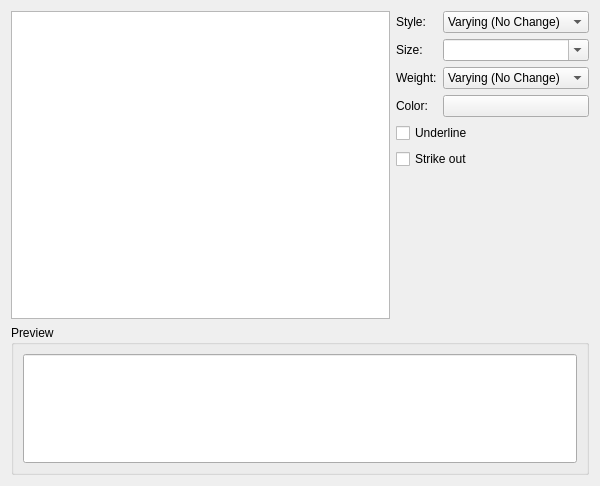
<ui version="4.0" >
 <author>The KCells Team &lt;koffice-devel@kde.org></author>
 <comment>This file is part of the KDE project
Copyright (C) 2006 The KCells Team &lt;koffice-devel@kde.org>

This library is free software; you can redistribute it and/or
modify it under the terms of the GNU Library General Public
License as published by the Free Software Foundation; either
version 2 of the License, or (at your option) any later version.

This library is distributed in the hope that it will be useful,
but WITHOUT ANY WARRANTY; without even the implied warranty of
MERCHANTABILITY or FITNESS FOR A PARTICULAR PURPOSE.  See the
GNU Library General Public License for more details.

You should have received a copy of the GNU Library General Public
License along with this library; see the file COPYING.LIB.  If not,
write to the Free Software Foundation, Inc., 51 Franklin Street,
Fifth Floor, Boston, MA 02110-1301, USA.</comment>
 <class>FontWidget</class>
 <widget class="QWidget" name="FontWidget" >
  <property name="geometry" >
   <rect>
    <x>0</x>
    <y>0</y>
    <width>600</width>
    <height>486</height>
   </rect>
  </property>
  <property name="whatsThis" >
   <string>You can select here the font style, size and color, including some additional options like underlined or stroke out text for the current cell text. The lower part of the page gives a preview of the selected text format.
The default font is set for all cells in the Format -> Style Manager menu with the currently used style.</string>
  </property>
  <layout class="QGridLayout" >
   <item row="0" column="1" >
    <layout class="QGridLayout" >
     <item row="0" column="1" >
      <widget class="KComboBox" name="style_combo" >
       <property name="whatsThis" >
        <string>Choose the style for your font for the currently selected cells. When you select several cells with different styles, the displayed style is set to Varying (No Change) and leaving it that way will keep all your current style settings for each cell. Changing to Roman for example will change all the selected cells style text to Roman.</string>
       </property>
       <property name="insertPolicy" >
        <enum>QComboBox::InsertAtBottom</enum>
       </property>
       <item>
        <property name="text" >
         <string>Varying (No Change)</string>
        </property>
       </item>
       <item>
        <property name="text" >
         <string>Roman</string>
        </property>
       </item>
       <item>
        <property name="text" >
         <string>Italic</string>
        </property>
       </item>
      </widget>
     </item>
     <item row="2" column="1" >
      <widget class="KComboBox" name="weight_combo" >
       <property name="whatsThis" >
        <string>Choose the weight for your font for the currently selected cells. When you select several cells with different font weight, the displayed weight is set to Varying (No Change) and leaving it that way will keep all your current weight settings for each cell. Changing to Bold for example will change all the selected cells font weight to Bold.</string>
       </property>
       <property name="insertPolicy" >
        <enum>QComboBox::InsertAtBottom</enum>
       </property>
       <item>
        <property name="text" >
         <string>Varying (No Change)</string>
        </property>
       </item>
       <item>
        <property name="text" >
         <string>Normal</string>
        </property>
       </item>
       <item>
        <property name="text" >
         <string>Bold</string>
        </property>
       </item>
      </widget>
     </item>
     <item row="3" column="0" >
      <widget class="QLabel" name="textLabel4" >
       <property name="text" >
        <string>Color:</string>
       </property>
      </widget>
     </item>
     <item row="4" column="0" colspan="2" >
      <widget class="QCheckBox" name="underline" >
       <property name="whatsThis" >
        <string>If this is checked, the current cell text wil be underlined.</string>
       </property>
       <property name="text" >
        <string>Underline</string>
       </property>
      </widget>
     </item>
     <item row="1" column="0" >
      <widget class="QLabel" name="textLabel2" >
       <property name="text" >
        <string>Size:</string>
       </property>
      </widget>
     </item>
     <item row="2" column="0" >
      <widget class="QLabel" name="textLabel3" >
       <property name="text" >
        <string>Weight:</string>
       </property>
      </widget>
     </item>
     <item row="0" column="0" >
      <widget class="QLabel" name="textLabel1" >
       <property name="text" >
        <string>Style:</string>
       </property>
      </widget>
     </item>
     <item row="3" column="1" >
      <widget class="KColorButton" name="textColorButton" >
       <property name="whatsThis" >
        <string>Choose the color for the current cell text. Clicking on the color bar will bring you the standard KDE Select Color dialog where you will be able to choose the new color.</string>
       </property>
       <property name="text" >
        <string/>
       </property>
      </widget>
     </item>
     <item row="5" column="0" colspan="2" >
      <widget class="QCheckBox" name="strike" >
       <property name="whatsThis" >
        <string>This will strike out the current cell text if this is checked.</string>
       </property>
       <property name="text" >
        <string>Strike out</string>
       </property>
      </widget>
     </item>
     <item row="1" column="1" >
      <widget class="KComboBox" name="size_combo" >
       <property name="whatsThis" >
        <string>Choose the style for your font for the currently selected cells. When you select several cells with different styles, the displayed style is set to Varying (No Change) and leaving it that way will keep all your current style settings for each cell. Changing to Roman for example will change all the selected cells style text to Roman.</string>
       </property>
       <property name="editable" >
        <bool>true</bool>
       </property>
      </widget>
     </item>
    </layout>
   </item>
   <item row="1" column="1" >
    <spacer>
     <property name="orientation" >
      <enum>Qt::Vertical</enum>
     </property>
     <property name="sizeType" >
      <enum>QSizePolicy::Expanding</enum>
     </property>
     <property name="sizeHint" >
      <size>
       <width>20</width>
       <height>41</height>
      </size>
     </property>
    </spacer>
   </item>
   <item rowspan="2" row="0" column="0" >
    <widget class="QListWidget" name="family_combo" >
     <property name="whatsThis" >
      <string>This box lists all your available font families. Click on one family to set it in the current cell.</string>
     </property>
    </widget>
   </item>
   <item row="2" column="0" colspan="2" >
    <widget class="QGroupBox" name="groupBox1" >
     <property name="title" >
      <string>Preview</string>
     </property>
     <layout class="QHBoxLayout" >
      <item>
       <widget class="KLineEdit" name="example_label" >
        <property name="sizePolicy" >
         <sizepolicy vsizetype="MinimumExpanding" hsizetype="Expanding" >
          <horstretch>0</horstretch>
          <verstretch>0</verstretch>
         </sizepolicy>
        </property>
        <property name="whatsThis" >
         <string>You can see a preview of the font you are choosing for the current cell.</string>
        </property>
        <property name="alignment" >
         <set>Qt::AlignHCenter</set>
        </property>
       </widget>
      </item>
     </layout>
    </widget>
   </item>
  </layout>
 </widget>
 <layoutfunction spacing="KDialog::spacingHint" margin="KDialog::marginHint" />
  <customwidgets>
  <customwidget>
   <class>KColorButton</class>
   <extends>QPushButton</extends>
   <header>kcolorbutton.h</header>
  </customwidget>
  <customwidget>
   <class>KComboBox</class>
   <extends>QComboBox</extends>
   <header>kcombobox.h</header>
  </customwidget>
  <customwidget>
   <class>KLineEdit</class>
   <extends>QLineEdit</extends>
   <header>klineedit.h</header>
  </customwidget>
 </customwidgets>
 <tabstops>
  <tabstop>family_combo</tabstop>
  <tabstop>style_combo</tabstop>
  <tabstop>size_combo</tabstop>
  <tabstop>weight_combo</tabstop>
  <tabstop>textColorButton</tabstop>
  <tabstop>underline</tabstop>
  <tabstop>strike</tabstop>
  <tabstop>example_label</tabstop>
 </tabstops>
 <includes>
  <include location="global" >kdialog.h</include>
 </includes>
 <resources/>
 <connections/>
</ui>
